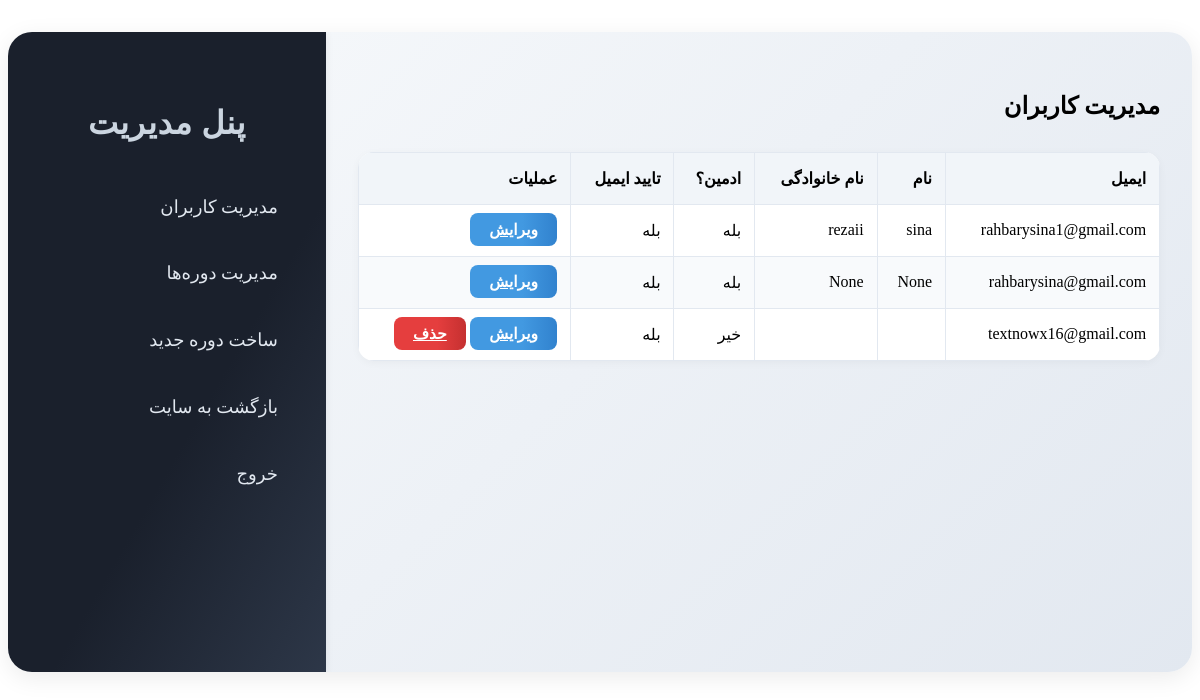
/admin/users (signed in), run on the app's committed database.
### app.py (models this page shows, shortened)
class User(db.Model, UserMixin):
    id = db.Column(db.Integer, primary_key=True)
    email = db.Column(db.String(120), unique=True, nullable=False)
    password_hash = db.Column(db.String(128), nullable=False)
    email_confirmed = db.Column(db.Boolean, default=False)
    first_name = db.Column(db.String(60), nullable=True)
    last_name = db.Column(db.String(60), nullable=True)
    bio = db.Column(db.Text, nullable=True)
    phone_number = db.Column(db.String(20), nullable=True)
    avatar_url = db.Column(db.String(120), nullable=False, default='default.png')
    is_admin = db.Column(db.Boolean, default=False, nullable=False)

### app.py (the view)
@app.route('/admin/users')
@login_required
@admin_required
def admin_users():
    users = User.query.all()
    return render_template('admin/users.html', users=users)

### app.py (called while the page is built)
@login_manager.user_loader
def load_user(user_id):
    return User.query.get(int(user_id))

def admin_required(f):
    @wraps(f)
    def decorated_function(*args, **kwargs):
        if not current_user.is_authenticated or not getattr(current_user, 'is_admin', False):
            flash('دسترسی فقط برای مدیران مجاز است.', 'danger')
            return redirect(url_for('login'))
        return f(*args, **kwargs)
    return decorated_function

### templates/admin/users.html
{% extends 'admin/layout.html' %}
{% block head %}
    <link rel="stylesheet" href="{{ url_for('static', filename='css/admin-entities.css') }}">
{% endblock %}
{% block content %}
<h2>مدیریت کاربران</h2>
<table class="admin-entity-table">
    <thead>
        <tr>
            <th>ایمیل</th>
            <th>نام</th>
            <th>نام خانوادگی</th>
            <th>ادمین؟</th>
            <th>تایید ایمیل</th>
            <th>عملیات</th>
        </tr>
    </thead>
    <tbody>
        {% for user in users %}
        <tr>
            <td>{{ user.email|e }}</td>
            <td>{{ user.first_name|e }}</td>
            <td>{{ user.last_name|e }}</td>
            <td>{{ 'بله' if user.is_admin else 'خیر' }}</td>
            <td>{{ 'بله' if user.email_confirmed else 'خیر' }}</td>
            <td>
                <a href="{{ url_for('admin_edit_user', user_id=user.id) }}" class="btn btn-sm btn-primary">ویرایش</a>
                {% if not user.is_admin %}
                <a href="{{ url_for('admin_delete_user', user_id=user.id) }}" class="btn btn-sm btn-danger" onclick="return confirm('آیا مطمئن هستید؟')">حذف</a>
                {% endif %}
            </td>
        </tr>
        {% endfor %}
    </tbody>
</table>
{% endblock %}

### templates/admin/layout.html (shortened to what this page needs)
<!DOCTYPE html>
<html lang="fa" dir="rtl">
<head>
    <link rel="stylesheet" href="{{ url_for('static', filename='css/admin.css') }}">
    {% block head %}{% endblock %}
</head>
<body>
    <div class="admin-layout-container">
        <aside class="admin-sidebar">
            <div class="sidebar-header">
                <h3>پنل مدیریت</h3>
            </div>
            <nav>
                <ul>
                    <li class="{% if request.endpoint == 'admin_users' %}active{% endif %}">
                        <a href="{{ url_for('admin_users') }}">مدیریت کاربران</a>
                    </li>
                    <li class="{% if request.endpoint == 'admin_courses' %}active{% endif %}">
                        <a href="{{ url_for('admin_courses') }}">مدیریت دوره‌ها</a>
                    </li>
                    <li class="{% if request.endpoint == 'admin_add_course' %}active{% endif %}">
                        <a href="{{ url_for('admin_add_course') }}">ساخت دوره جدید</a>
                    </li>
                    <li><a href="{{ url_for('home') }}">بازگشت به سایت</a></li>
                    <li><a href="{{ url_for('logout') }}">خروج</a></li>
                </ul>
            </nav>
        </aside>
        <main class="admin-main-content">
            {% block content %}{% endblock %}
        </main>
    </div>
</body>
</html>

### static/css/admin.css (style rules this page uses)
.admin-layout-container { display: flex; flex-direction: column; width: 100%; max-width: 1400px; min-height: 90vh; background: linear-gradient(135deg, #f8fafc 0%, #e2e8f0 100%); border-radius: 1.5rem; box-shadow: 0 6px 24px rgba(0,0,0,0.08); overflow: hidden; margin: 2rem auto; }
@media (min-width: 900px) { .admin-layout-container { flex-direction: row-reverse; min-height: 80vh; } }
.admin-sidebar { width: 100%; background: linear-gradient(120deg, #1a202c 60%, #2d3748 100%); padding: 2.5rem 1.5rem 2rem 1.5rem; color: #fff; box-shadow: 0 2px 8px rgba(0,0,0,0.08); flex-shrink: 0; display: flex; flex-direction: column; align-items: stretch; min-height: 100vh; }
@media (min-width: 900px) { .admin-sidebar { width: 270px; min-height: 100%; } }
.admin-sidebar h3 { font-size: 2rem; font-weight: 800; margin-bottom: 1.2rem; text-align: center; color: #cbd5e0; letter-spacing: 0.02em; }
.admin-sidebar ul { list-style: none; padding: 0; margin: 0; }
.admin-sidebar ul li { margin-bottom: 1.1rem; }
.admin-sidebar ul li a { color: #e2e8f0; text-decoration: none; font-size: 1.13em; padding: 0.85rem 1.5rem; display: block; border-radius: 0.7rem 0 0 0.7rem; transition: background 0.18s, color 0.18s; text-align: right; font-weight: 500; position: relative; }
.admin-sidebar ul li:last-child { margin-bottom: 0; }
.admin-main-content { flex-grow: 1; padding: 2.5rem 2rem; background: transparent; min-height: 100%; }

### static/css/admin-entities.css (style rules this page uses)
.admin-entity-table { width: 100%; border-collapse: collapse; margin-top: 2rem; background: #fff; border-radius: 1rem; overflow: hidden; box-shadow: 0 2px 8px rgba(0,0,0,0.04); direction: rtl; text-align: right; font-size: 1rem; }
.admin-entity-table th, .admin-entity-table td { padding: 1rem 0.8rem; border: 1px solid #e2e8f0; }
.admin-entity-table th { background: #f1f5f9; font-weight: 700; text-align: right; white-space: nowrap; }
.admin-entity-table tbody tr:nth-child(even) { background: #f8fafc; }
.admin-entity-table .btn { padding: 0.5rem 1.2rem; border-radius: 0.5rem; font-size: 0.97rem; font-weight: 600; border: none; cursor: pointer; transition: background 0.18s; }
.admin-entity-table .btn-primary { background: linear-gradient(90deg, #4299e1 60%, #3182ce 100%); color: #fff; }
.admin-entity-table .btn-danger { background: linear-gradient(90deg, #e53e3e 60%, #c53030 100%); color: #fff; }

### data on the page
User: email "rahbarysina1@gmail.com", first_name "sina", last_name "rezaii", is_admin "بله", email_confirmed "بله"
User: email "rahbarysina@gmail.com", first_name "None", last_name "None", is_admin "بله", email_confirmed "بله"
User: email "textnowx16@gmail.com", is_admin "خیر", email_confirmed "بله"
